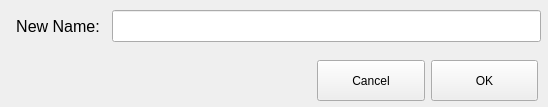
<?xml version="1.0" encoding="UTF-8"?>
<ui version="4.0">
 <class>Rename</class>
 <widget class="QWidget" name="Rename">
  <property name="geometry">
   <rect>
    <x>0</x>
    <y>0</y>
    <width>548</width>
    <height>107</height>
   </rect>
  </property>
  <property name="sizePolicy">
   <sizepolicy hsizetype="Fixed" vsizetype="Fixed">
    <horstretch>0</horstretch>
    <verstretch>0</verstretch>
   </sizepolicy>
  </property>
  <property name="minimumSize">
   <size>
    <width>548</width>
    <height>107</height>
   </size>
  </property>
  <property name="maximumSize">
   <size>
    <width>548</width>
    <height>107</height>
   </size>
  </property>
  <property name="windowTitle">
   <string>Rename</string>
  </property>
  <widget class="QWidget" name="formLayoutWidget">
   <property name="geometry">
    <rect>
     <x>10</x>
     <y>10</y>
     <width>531</width>
     <height>41</height>
    </rect>
   </property>
   <layout class="QFormLayout" name="formLayout">
    <item row="0" column="0">
     <widget class="QLabel" name="label_name">
      <property name="sizePolicy">
       <sizepolicy hsizetype="Preferred" vsizetype="Fixed">
        <horstretch>0</horstretch>
        <verstretch>0</verstretch>
       </sizepolicy>
      </property>
      <property name="minimumSize">
       <size>
        <width>96</width>
        <height>32</height>
       </size>
      </property>
      <property name="font">
       <font>
        <pointsize>12</pointsize>
       </font>
      </property>
      <property name="text">
       <string>New Name:</string>
      </property>
      <property name="textFormat">
       <enum>Qt::AutoText</enum>
      </property>
      <property name="scaledContents">
       <bool>false</bool>
      </property>
      <property name="alignment">
       <set>Qt::AlignCenter</set>
      </property>
     </widget>
    </item>
    <item row="0" column="1">
     <widget class="QLineEdit" name="lineEdit_name">
      <property name="minimumSize">
       <size>
        <width>0</width>
        <height>32</height>
       </size>
      </property>
     </widget>
    </item>
   </layout>
  </widget>
  <widget class="QWidget" name="horizontalLayoutWidget">
   <property name="geometry">
    <rect>
     <x>317</x>
     <y>60</y>
     <width>221</width>
     <height>41</height>
    </rect>
   </property>
   <layout class="QHBoxLayout" name="horizontalLayout">
    <item>
     <widget class="QPushButton" name="button_cancel">
      <property name="sizePolicy">
       <sizepolicy hsizetype="Minimum" vsizetype="Preferred">
        <horstretch>0</horstretch>
        <verstretch>0</verstretch>
       </sizepolicy>
      </property>
      <property name="text">
       <string>Cancel</string>
      </property>
     </widget>
    </item>
    <item>
     <widget class="QPushButton" name="button_ok">
      <property name="sizePolicy">
       <sizepolicy hsizetype="Minimum" vsizetype="Preferred">
        <horstretch>0</horstretch>
        <verstretch>0</verstretch>
       </sizepolicy>
      </property>
      <property name="text">
       <string>OK</string>
      </property>
     </widget>
    </item>
   </layout>
  </widget>
 </widget>
 <resources/>
 <connections/>
</ui>
